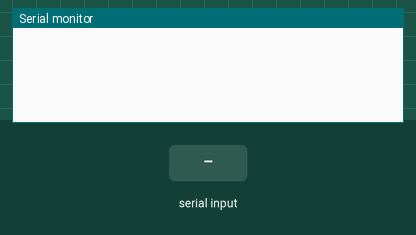
Recording of a sketch running on a simulated Arduino Nano, built with avr-gcc and run on an emulated ATmega328P. Shown: the last lines printed to the serial monitor. The inputs (shaded band) are chosen by the test bench.

Above: at 1.2 s.
1.3 s: "PING\n" received over Serial
At 2.5 s:
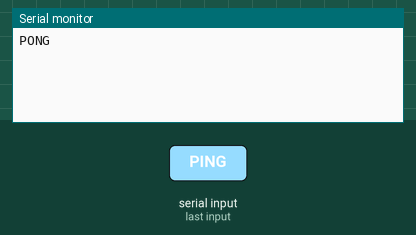
2.8 s: "RESET\n" received over Serial
At 3.2 s:
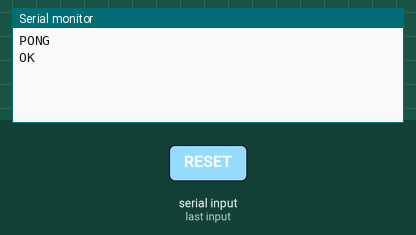
4.3 s: "CUT \n" received over Serial
At 4.8 s:
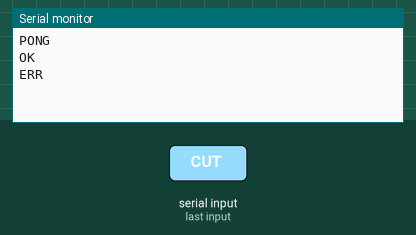

The sketch:

rst_cutter.ino
```cpp
// AI-assisted: drafted with Claude, checked by the author.
// RST cutter for the Nano 33 BLE. Feather M0 pin A1 only ever pulls the
// Nano's RST low or lets it go. It never drives the pin up.
// Commands, one per line at 115200 baud: PING, RESET, BOOTLOADER, CUT <us>

const int RST_PIN = A1;
const unsigned long PULSE_MS = 20;
const unsigned long TAP_GAP_MS = 150;

void rstRelease() {
  pinMode(RST_PIN, INPUT);
}

void rstPulse() {
  digitalWrite(RST_PIN, LOW);
  pinMode(RST_PIN, OUTPUT);
  delay(PULSE_MS);
  rstRelease();
}

void setup() {
  Serial.begin(115200);
  rstRelease();
}

void loop() {
  if (!Serial.available()) return;
  String line = Serial.readStringUntil('\n');
  line.trim();
  if (line == "PING") {
    Serial.println("PONG");
  } else if (line == "RESET") {
    rstPulse();
    Serial.println("OK");
  } else if (line == "BOOTLOADER") {
    rstPulse();
    delay(TAP_GAP_MS);
    rstPulse();
    Serial.println("OK");
  } else if (line.startsWith("CUT ")) {
    unsigned long us = line.substring(4).toInt();
    rstPulse();  // boot starts when this pulse ends
    unsigned long t0 = micros();
    while (micros() - t0 < us) { }
    rstPulse();  // the power cut
    Serial.println("OK");
  } else {
    Serial.println("ERR");
  }
}
```

Measured:
- after the input at 1.3 s, the serial monitor: prints a new line at once (image 1)
- after the input at 2.8 s, the serial monitor: prints a new line at once (image 2)
- after the input at 4.3 s, the serial monitor: prints a new line at once (image 3)
